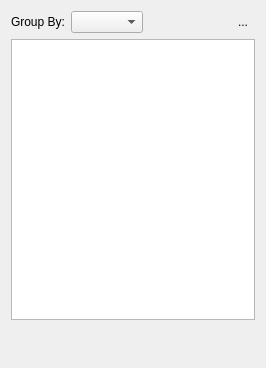
<?xml version="1.0" encoding="UTF-8"?>
<ui version="4.0">
 <class>TabManagerWidget</class>
 <widget class="QWidget" name="TabManagerWidget">
  <property name="geometry">
   <rect>
    <x>0</x>
    <y>0</y>
    <width>266</width>
    <height>368</height>
   </rect>
  </property>
  <property name="windowTitle">
   <string>Tab Manager</string>
  </property>
  <layout class="QVBoxLayout" name="verticalLayout">
   <item>
    <layout class="QHBoxLayout" name="horizontalLayout">
     <property name="topMargin">
      <number>0</number>
     </property>
     <item>
      <widget class="QLabel" name="labelGroup">
       <property name="text">
        <string>Group By:</string>
       </property>
      </widget>
     </item>
     <item>
      <widget class="QComboBox" name="groupTypeComboBox"/>
     </item>
     <item>
      <spacer name="horizontalSpacer">
       <property name="orientation">
        <enum>Qt::Horizontal</enum>
       </property>
       <property name="sizeHint" stdset="0">
        <size>
         <width>40</width>
         <height>20</height>
        </size>
       </property>
      </spacer>
     </item>
     <item>
      <widget class="MacToolButton" name="sideBySide">
       <property name="text">
        <string>...</string>
       </property>
       <property name="icon">
        <iconset resource="tabmanagerplugin.qrc">
         <normaloff>:/tabmanager/data/side-by-side.png</normaloff>:/tabmanager/data/side-by-side.png</iconset>
       </property>
       <property name="autoRaise">
        <bool>true</bool>
       </property>
      </widget>
     </item>
    </layout>
   </item>
   <item>
    <widget class="QTreeWidget" name="treeWidget">
     <attribute name="headerVisible">
      <bool>false</bool>
     </attribute>
     <column>
      <property name="text">
       <string notr="true">1</string>
      </property>
     </column>
    </widget>
   </item>
   <item>
    <layout class="QGridLayout" name="gridLayout">
     <property name="spacing">
      <number>0</number>
     </property>
     <item row="2" column="3">
      <spacer name="horizontalSpacer_2">
       <property name="orientation">
        <enum>Qt::Horizontal</enum>
       </property>
       <property name="sizeHint" stdset="0">
        <size>
         <width>40</width>
         <height>20</height>
        </size>
       </property>
      </spacer>
     </item>
     <item row="2" column="2">
      <widget class="MacToolButton" name="bookmarkSelection">
       <property name="text">
        <string/>
       </property>
       <property name="icon">
        <iconset resource="tabmanagerplugin.qrc">
         <normaloff>:/tabmanager/data/tab-bookmark.png</normaloff>:/tabmanager/data/tab-bookmark.png</iconset>
       </property>
       <property name="iconSize">
        <size>
         <width>24</width>
         <height>24</height>
        </size>
       </property>
       <property name="autoRaise">
        <bool>true</bool>
       </property>
      </widget>
     </item>
     <item row="2" column="0">
      <widget class="MacToolButton" name="closeSelection">
       <property name="text">
        <string/>
       </property>
       <property name="icon">
        <iconset resource="tabmanagerplugin.qrc">
         <normaloff>:/tabmanager/data/tab-close.png</normaloff>:/tabmanager/data/tab-close.png</iconset>
       </property>
       <property name="iconSize">
        <size>
         <width>24</width>
         <height>24</height>
        </size>
       </property>
       <property name="autoRaise">
        <bool>true</bool>
       </property>
      </widget>
     </item>
     <item row="2" column="1">
      <widget class="MacToolButton" name="detachSelection">
       <property name="minimumSize">
        <size>
         <width>0</width>
         <height>0</height>
        </size>
       </property>
       <property name="text">
        <string/>
       </property>
       <property name="icon">
        <iconset resource="tabmanagerplugin.qrc">
         <normaloff>:/tabmanager/data/tab-detach.png</normaloff>:/tabmanager/data/tab-detach.png</iconset>
       </property>
       <property name="iconSize">
        <size>
         <width>24</width>
         <height>24</height>
        </size>
       </property>
       <property name="autoRaise">
        <bool>true</bool>
       </property>
      </widget>
     </item>
    </layout>
   </item>
  </layout>
 </widget>
 <customwidgets>
  <customwidget>
   <class>MacToolButton</class>
   <extends>QToolButton</extends>
   <header>mactoolbutton.h</header>
  </customwidget>
 </customwidgets>
 <tabstops>
  <tabstop>treeWidget</tabstop>
  <tabstop>groupTypeComboBox</tabstop>
  <tabstop>closeSelection</tabstop>
  <tabstop>detachSelection</tabstop>
  <tabstop>bookmarkSelection</tabstop>
 </tabstops>
 <resources>
  <include location="tabmanagerplugin.qrc"/>
 </resources>
 <connections/>
</ui>
